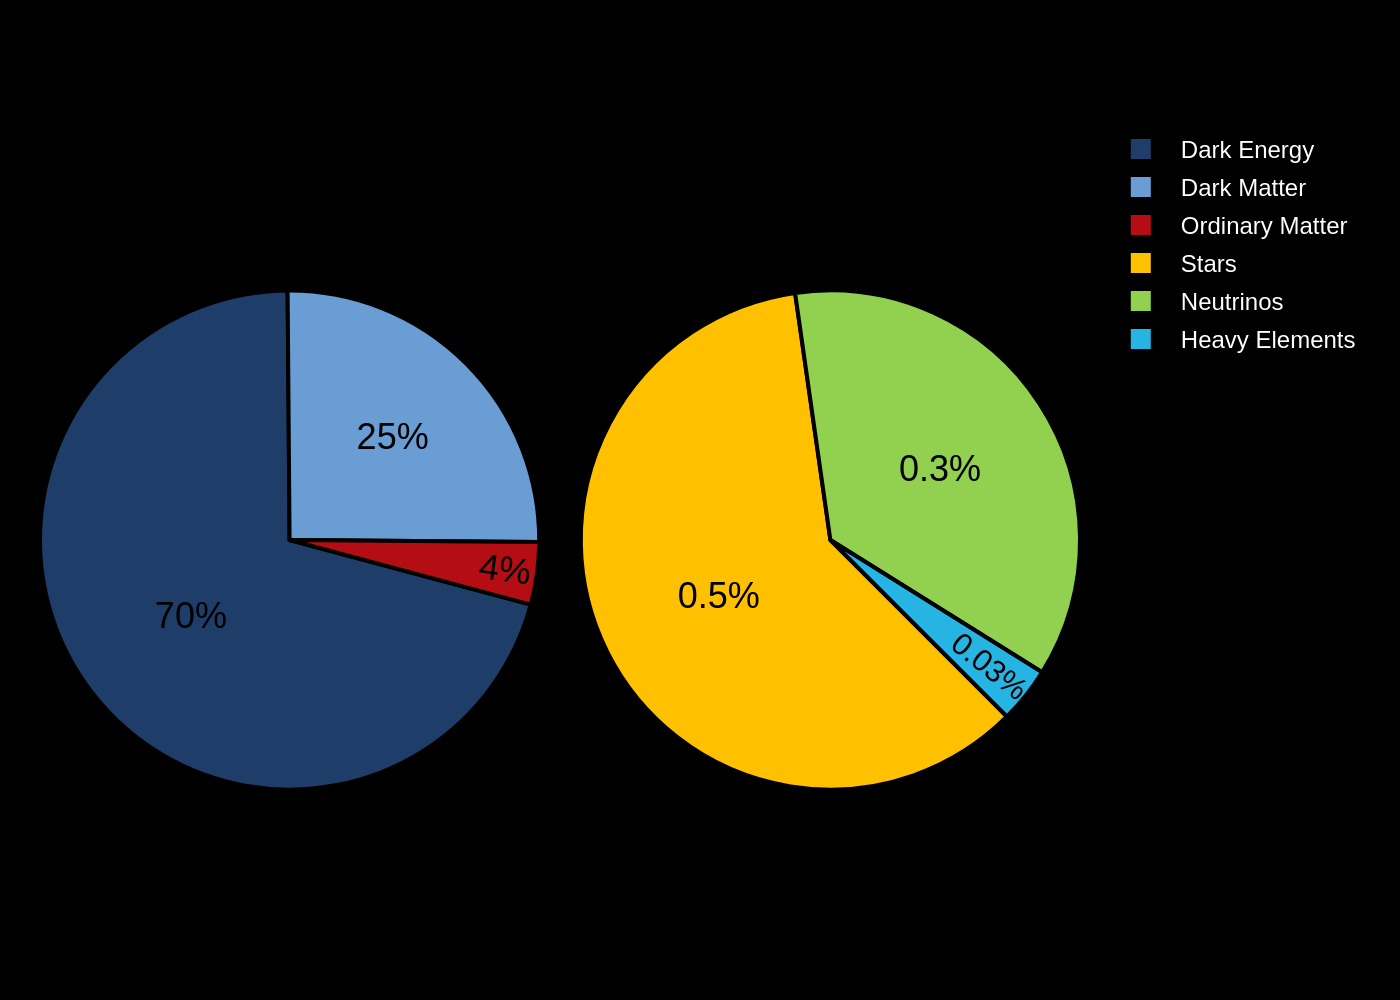

Write Python code to recreate this figure.
import sys
import json
import pathlib
import plotly.graph_objects as go

# Check for command-line argument
if len(sys.argv) != 2:
    print(f"Usage: python {sys.argv[0]} <json_file_path>")
    sys.exit(1)

# Read data from JSON file
json_path = pathlib.Path(sys.argv[1])
if not json_path.is_file():
    print(f"Error: JSON file not found at {json_path}")
    sys.exit(1)

with open(json_path, 'r', encoding='utf-8') as f:
    chart_info = json.load(f)

# --- Extract data from the JSON structure ---
main_pie_data = chart_info['main_pie_data']
secondary_pie_data = chart_info['secondary_pie_data']
texts = chart_info['texts']
colors = chart_info['colors']

# Prepare data for Plotly traces
main_labels = [d['label'] for d in main_pie_data]
main_values = [d['value'] for d in main_pie_data]

secondary_labels = [d['label'] for d in secondary_pie_data]
secondary_values = [d['value'] for d in secondary_pie_data]

# --- Create the plot figure ---
fig = go.Figure()

# Add the first (main) pie chart trace
fig.add_trace(go.Pie(
    labels=main_labels,
    values=main_values,
    domain={'x': [0, 0.48], 'y': [0, 1]},
    marker={
        'colors': colors['main_pie'],
        'line': {'color': 'black', 'width': 2}
    },
    texttemplate='%{value}%',
    textposition='inside',
    insidetextfont={'family': 'Arial', 'size': 18, 'color': 'black'},
    hoverinfo='label+percent',
    sort=False,
    direction='clockwise',
    rotation=105
))

# Add the second (secondary) pie chart trace
fig.add_trace(go.Pie(
    labels=secondary_labels,
    values=secondary_values,
    domain={'x': [0.52, 1], 'y': [0, 1]},
    marker={
        'colors': colors['secondary_pie'],
        'line': {'color': 'black', 'width': 2}
    },
    texttemplate='%{value}%',
    textposition='inside',
    insidetextfont={'family': 'Arial', 'size': 18, 'color': 'black'},
    hoverinfo='label+percent',
    sort=False,
    direction='clockwise',
    rotation=135
))

# --- Update layout and styling ---
fig.update_layout(
    title_text=texts.get('title'),
    showlegend=True,
    legend=dict(
        font=dict(
            family='Arial',
            size=12,
            color='white'
        )
    ),
    paper_bgcolor='black',
    plot_bgcolor='black',
    font=dict(family='Arial', color='white'),
    width=1000,
    height=500,
    margin=dict(l=20, r=160, t=60, b=20) # Increased right margin for legend
)

# --- Generate and save the output image ---
output_filename = json_path.with_suffix('.png').name
fig.write_image(output_filename, scale=2)

print(f"Chart saved as {output_filename}")
